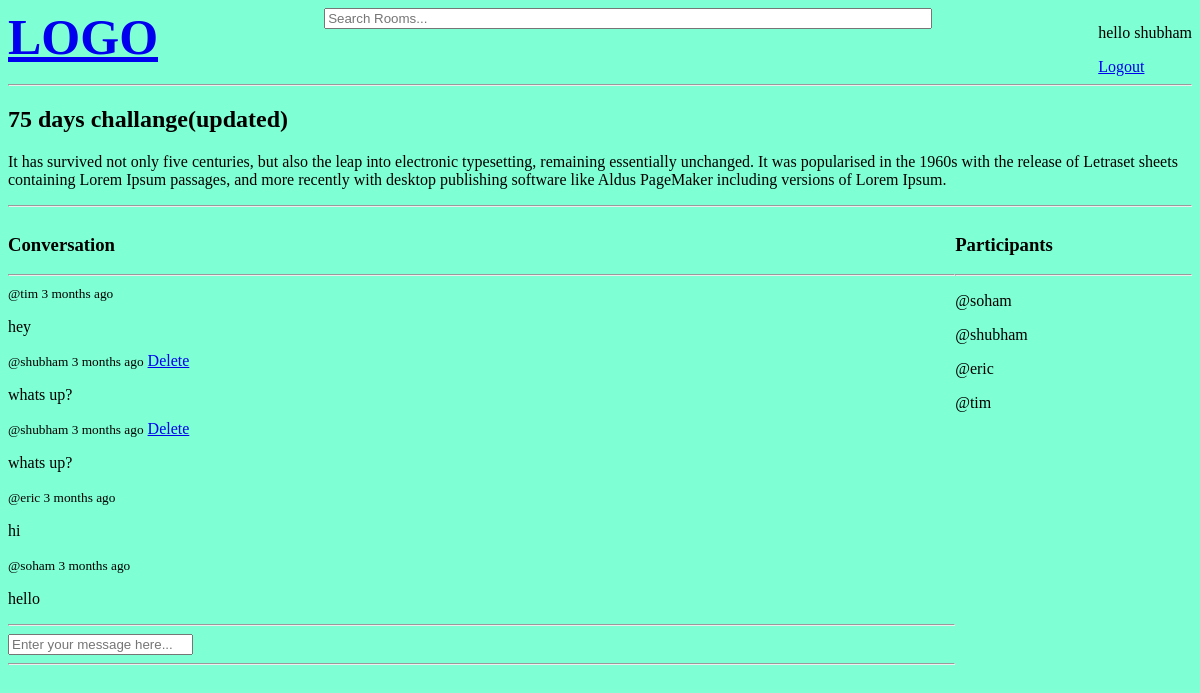
The app's page /room/2/ (signed in) with its own data.
### base/models.py (models this page shows, shortened)
class Room(models.Model):
    host = models.ForeignKey(User, on_delete=models.SET_NULL, null= True)
    topic = models.ForeignKey(Topic , on_delete=models.SET_NULL, null= True)
    name = models.CharField(max_length= 200)
    description = models.TextField(null=True, blank=True)
    participants = models.ManyToManyField(User, related_name='participants')
    updated = models.DateTimeField(auto_now=True)
    created = models.DateTimeField(auto_now_add=True)
    class Meta ():
        ordering = ['-updated', '-created']

class Message(models.Model):
    user = models.ForeignKey(User, on_delete=models.deletion.CASCADE)
    Room = models.ForeignKey(Room, on_delete=models.deletion.CASCADE)
    body = models.TextField()
    updated = models.DateTimeField(auto_now=True)
    created = models.DateTimeField(auto_now_add=True)
    class Meta ():
        ordering = ['-updated', '-created']

### base/views.py (the view, shortened to what this page needs)
# urls.py: path('room/<int:pk>/', views.room, name='room'),
def room(request, pk):
    room = Room.objects.get(id=pk)
    room_messages = room.message_set.all()
    participants = room.participants.all()
    context = {
        'room' : room,
        'room_messages': room_messages,
        'participants': participants,
    }
    return render(request, 'base/room.html', context)

### base/templates/base/room.html (shortened to what this page needs)
{% extends 'main.html' %}
{% block content %}
<h2>{{room.name}}</h2>
<p>
    {{room.description}}
</p>
<hr>
<div class="room-container">
    <div>
        <div class="conversation-rapper">
            <h3>Conversation</h3>
            <hr>
            {% for message in room_messages %}
                <div>
                    <small>@{{ message.user }} {{message.created|timesince}} ago</small>
                    {% if message.user == request.user %}
                        <a href="{% url 'delete-message' message.id %}">Delete</a>
                    {% endif %}
                    <p>
                        {{message.body}}
                    </p>
                </div>
            {% endfor %}
            <hr>
        </div>
        {% if request.user.is_authenticated %}
        <div class="comment-form">
            <form method="POST" action="">
                <input type="text" name="body" placeholder="Enter your message here...">
            </form>
            <hr>
        </div>
    </div>
    <div>
        <h3>Participants</h3>
        <hr>
        {% for user in participants %}
            <div>
                <p>@{{user.username}}</p>
            </div>
        {% endfor %}
    </div>
</div>
{% endif %}
{% endblock %}

### templates/navbar.html (shortened to what this page needs)
<div class="nav-container">
<div>
    <a href="/" id="logo">
        <b>LOGO</b>
    </a>
</div>
<div>
    <form method = 'GET' action="{% url 'home' %}">
        <input type="text" name="q" placeholder="Search Rooms..." id="searchBar"/>
    </form>
</div>
<div>
    {% if request.user.is_authenticated %}
    <p>hello {{ request.user }}</p>
    <a href="{% url 'logout-page'%}">Logout</a>
    {% else %}
    <a href="{% url 'login-page'%}">Login</a>
    {% endif %}
</div>
</div>
<hr>

### static/style/main.css (style rules this page uses)
body { background-color: aquamarine; }

### templates/navbar.html (style rules this page uses)
.nav-container { display: flex; justify-content: space-between; }
#logo { text-size-adjust: 200px; font-size: 50px; }
#searchBar { width: 50vw; }

### base/templates/base/room.html (style rules this page uses)
.room-container { display: grid; grid-template-columns: 4fr 1fr; }

### records on screen
Room: name "75 days challange(updated)", description "It has survived not only five centuries, but also the leap into electronic typesetting, remaining essentially unchanged. It was popularised in the 1960s with the release of Letraset sheets containing Lorem Ipsum passages, and more recently with desktop publishing software like Aldus PageMaker including versions of Lorem Ipsum."
Message: user "tim", created "3 months", body "hey"
Message: user "shubham", created "3 months", shows "Delete", body "whats up?"
Message: user "shubham", created "3 months", shows "Delete", body "whats up?"
Message: user "eric", created "3 months", body "hi"
Message: user "soham", created "3 months", body "hello"

### other values on screen
{{ request.user }} "shubham"
{{ user.username }} "soham"
{{ user.username }} "shubham"
{{ user.username }} "eric"
{{ user.username }} "tim"
